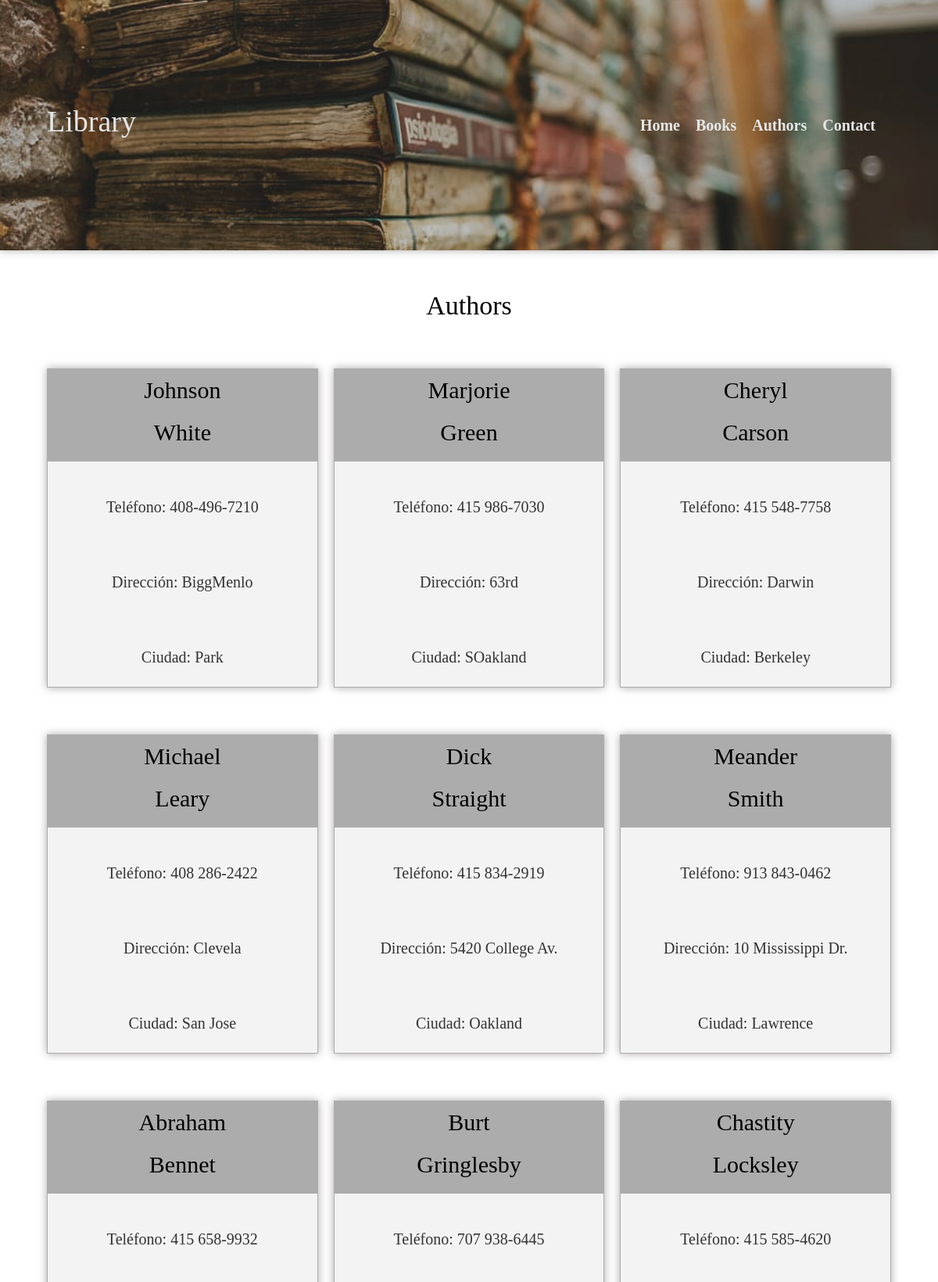
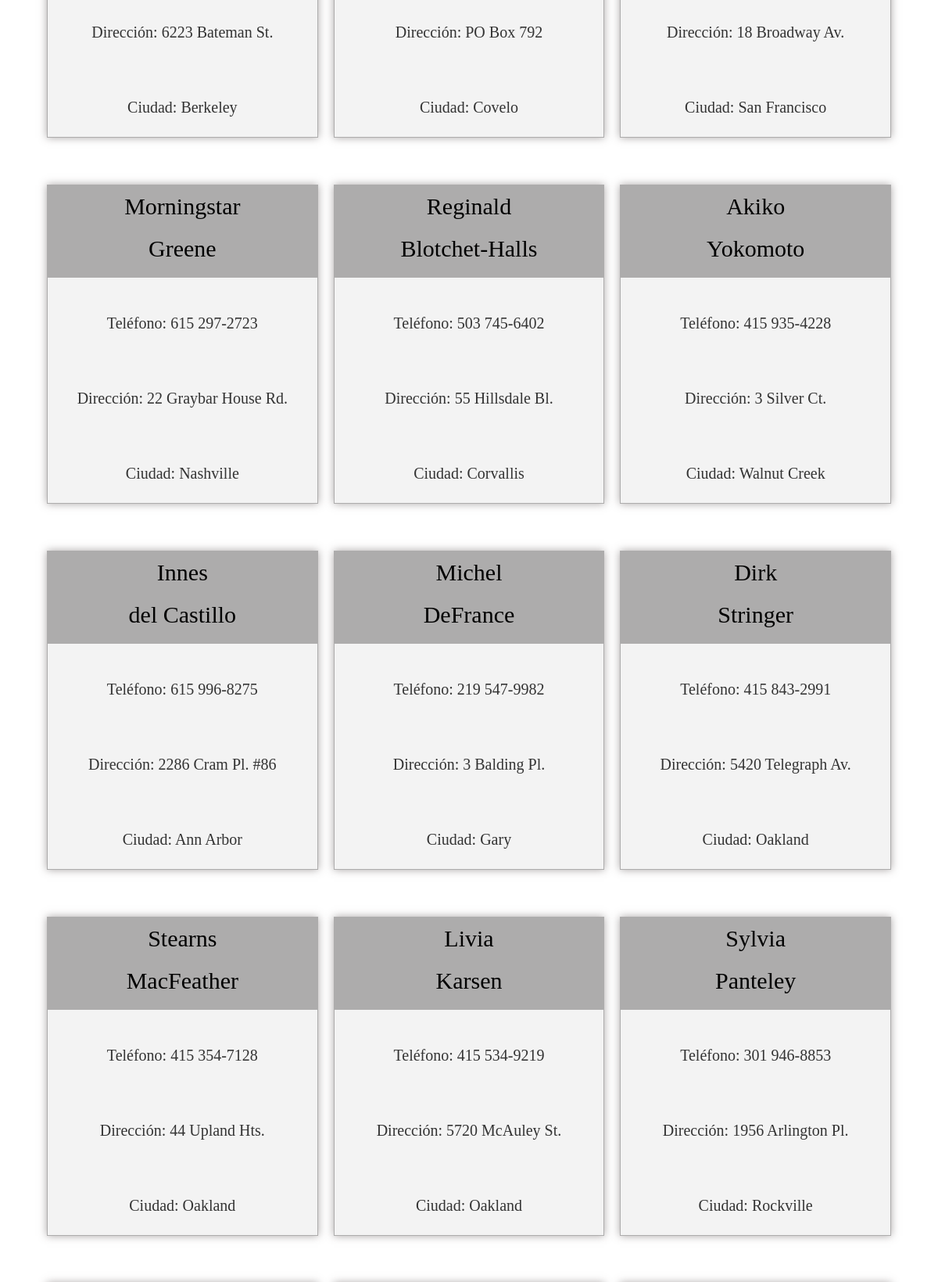
The page /authors.php (upper part) on the database its author committed (2 pictures, top to bottom).
### tables this page shows
CREATE TABLE `autores` (
  `id_autor` varchar(11) NOT NULL,
  `apellido` varchar(15) NOT NULL,
  `nombre` varchar(15) NOT NULL,
  `telefono` varchar(12) NOT NULL,
  `direccion` varchar(20) NOT NULL,
  `ciudad` varchar(15) NOT NULL,
  `estado` varchar(2) NOT NULL,
  `pais` varchar(3) NOT NULL,
  `cod_postal` int(5) NOT NULL,
  PRIMARY KEY  (`id_autor`)
);

### data/dbgestionlibrary.php (called while the page is built, shortened)
<?php
  class DBGestionLibreria{
    private function getConnection(){
      $server = 'localhost';
      $dbname = 'dblibreria';
      $user = 'root';
      $pass = 'root';
      $dns = "mysql:host=$server;dbname=$dbname";
      try{
        $dbPDO = new PDO($dns, $user, $pass);
        return $dbPDO;
      }catch(PDOException $e){
        echo "Error: " . $e->getMessage();
      }
    }
    public function getAutores(){
      $ODBConnect = $this->getConnection();
      $sql = "SELECT * FROM `autores`";
      $autores = $ODBConnect->query($sql);
      return $autores;
    }
  }
?>

### authors.php (the view, shortened to what this page needs)
<?php
  include './data/dbgestionlibrary.php';
  $DBGestion = new DBGestionLibreria();
  $autores = $DBGestion->getAutores();
?>
<!DOCTYPE html>
<html lang="en">
<head>
  <link rel="stylesheet" href="css/style.css">
</head>
<body>
  <header class="header headerImage">
    <div class="container header-div">
      <h1>Library</h1>
      <nav class="navegacion">
        <a href="index.php">Home</a>
        <a href="books.php">Books</a>
        <a href="authors.php">Authors</a>
        <a href="contacto.php">Contact</a>
      </nav>
    </div>
  </header>
<main class="container container-main">
  <h2>Authors</h2>
  <div class="librery-container-modified">
    <?php
      foreach($autores as $autor){
        echo "<section class='section-main st-md'>";
        echo "<div class='autor'>";
        echo "<div class='identified'><h3>" . $autor['nombre']  ."<br>".  $autor['apellido'] . "</h3></div>";
        echo "<p>" .'Teléfono: '. $autor['telefono']  . "</p>";
        echo "<p>" .'Dirección: '. $autor['direccion']  . "</p>";
        echo "<p>" .'Ciudad: '. $autor['ciudad']  . "</p>";
        echo "</div>";
        echo "</section>";
      }
    ?>
  </div>
</main>
</body>
</html>

### css/style.css (style rules this page uses)
html { font-size: 62.5%; box-sizing: border-box; }
*, *:before, *:after { box-sizing: inherit; }
body { font-family: Cambria, Cochin, Georgia, Times, 'Times New Roman', serif; font-size: 1.6rem; line-height: 1.8; }
p { color: #333; font-size: 2rem; }
.container { width: 95%; max-width: 120rem; margin: 0 auto; }
a { text-decoration: none; font-size: 2rem; font-weight: bold; }
body { margin: 0; }
h1, h2, h3 { font-family: Cambria, Cochin, Georgia, Times, 'Times New Roman', serif; margin: 0 0 1rem 0; font-weight: 300; text-align: center; }
h1 { font-size: 3.8rem; }
h2 { font-size: 3.4rem; }
h3 { font-size: 3rem; }
.container { width: 90%; max-width: 120rem; margin: 0 auto; }
.navegacion { display: flex; flex-direction: column; justify-content: center; align-items: center; gap: 2rem; padding: 2rem; }
.header h1, a { color: white; }
.headerImage { background-image: url(../images/l2.jpg); background-repeat: no-repeat; filter: invert(10%); background-position: center center; background-size: cover; box-shadow: 0 0 10px 0 rgba(85, 76, 76, 0.5); }
.identified { background-color: rgba(105, 103, 103, 0.5); width: 100%; }
.autor { display: flex; flex-direction: column; justify-content: center; align-items: center; gap: 2rem; }
.st-md { border: 1px solid rgba(105, 103, 103, 0.5); background-color: rgba(231, 231, 231, 0.5); box-shadow: 0 0 10px 0 rgba(85, 76, 76, 0.5); }
.section-main { width: 100%; padding: 5rem; }
.container-main { margin-top: 4rem; }
@media (min-width: 768px) { .header-div { display: flex; justify-content: space-between; align-items: center; } }
@media (min-width: 768px) { .navegacion { display: flex; flex-direction: row; justify-content: space-between; align-items: center; gap: 2rem; } }
@media (min-width: 768px) { .librery-container-modified { display: grid; grid-template-columns: repeat(3 , 1fr); gap: 2rem; } }
@media (min-width: 768px) { .header { height: 40vh; margin: 0 auto; display: flex; flex-direction: row; justify-content: center; align-items: center; } }
@media (min-width: 768px) { .section-main { margin-top: 4rem; padding: 0; } }

### rows shown on the page
autores: nombre "Johnson", apellido "White", telefono "408-496-7210", direccion "BiggMenlo", ciudad "Park"
autores: nombre "Marjorie", apellido "Green", telefono "415 986-7030", direccion "63rd", ciudad "SOakland"
autores: nombre "Cheryl", apellido "Carson", telefono "415 548-7758", direccion "Darwin", ciudad "Berkeley"
autores: nombre "Michael", apellido "Leary", telefono "408 286-2422", direccion "Clevela", ciudad "San Jose"
autores: nombre "Dick", apellido "Straight", telefono "415 834-2919", direccion "5420 College Av.", ciudad "Oakland"
autores: nombre "Meander", apellido "Smith", telefono "913 843-0462", direccion "10 Mississippi Dr.", ciudad "Lawrence"
autores: nombre "Abraham", apellido "Bennet", telefono "415 658-9932", direccion "6223 Bateman St.", ciudad "Berkeley"
autores: nombre "Burt", apellido "Gringlesby", telefono "707 938-6445", direccion "PO Box 792", ciudad "Covelo"
autores: nombre "Chastity", apellido "Locksley", telefono "415 585-4620", direccion "18 Broadway Av.", ciudad "San Francisco"
autores: nombre "Morningstar", apellido "Greene", telefono "615 297-2723", direccion "22 Graybar House Rd.", ciudad "Nashville"
autores: nombre "Reginald", apellido "Blotchet-Halls", telefono "503 745-6402", direccion "55 Hillsdale Bl.", ciudad "Corvallis"
autores: nombre "Akiko", apellido "Yokomoto", telefono "415 935-4228", direccion "3 Silver Ct.", ciudad "Walnut Creek"
autores: nombre "Innes", apellido "del Castillo", telefono "615 996-8275", direccion "2286 Cram Pl. #86", ciudad "Ann Arbor"
autores: nombre "Michel", apellido "DeFrance", telefono "219 547-9982", direccion "3 Balding Pl.", ciudad "Gary"
autores: nombre "Dirk", apellido "Stringer", telefono "415 843-2991", direccion "5420 Telegraph Av.", ciudad "Oakland"
autores: nombre "Stearns", apellido "MacFeather", telefono "415 354-7128", direccion "44 Upland Hts.", ciudad "Oakland"
autores: nombre "Livia", apellido "Karsen", telefono "415 534-9219", direccion "5720 McAuley St.", ciudad "Oakland"
autores: nombre "Sylvia", apellido "Panteley", telefono "301 946-8853", direccion "1956 Arlington Pl.", ciudad "Rockville"
